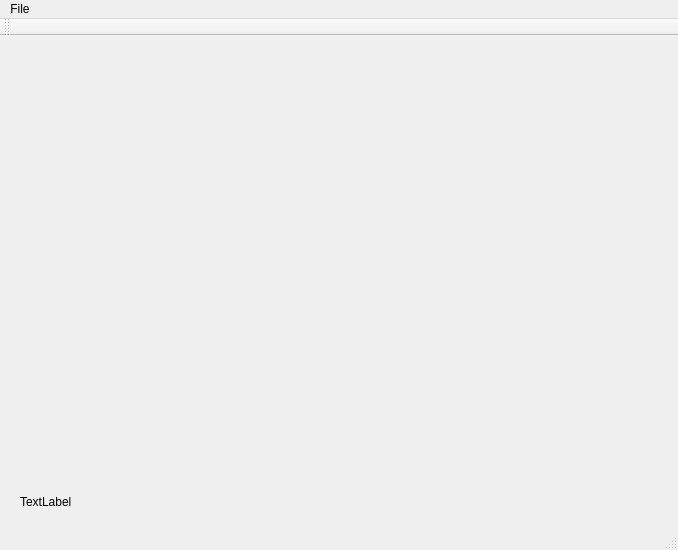
<?xml version="1.0" encoding="UTF-8"?>
<ui version="4.0">
 <class>png_reader</class>
 <widget class="QMainWindow" name="png_reader">
  <property name="geometry">
   <rect>
    <x>0</x>
    <y>0</y>
    <width>678</width>
    <height>550</height>
   </rect>
  </property>
  <property name="windowTitle">
   <string>png_reader</string>
  </property>
  <widget class="QWidget" name="centralWidget">
   <widget class="QVTKWidget" name="myQVTKWidget">
    <property name="geometry">
     <rect>
      <x>10</x>
      <y>0</y>
      <width>631</width>
      <height>441</height>
     </rect>
    </property>
   </widget>
   <widget class="QLabel" name="myLabel">
    <property name="geometry">
     <rect>
      <x>20</x>
      <y>450</y>
      <width>211</width>
      <height>31</height>
     </rect>
    </property>
    <property name="text">
     <string>TextLabel</string>
    </property>
   </widget>
  </widget>
  <widget class="QMenuBar" name="menuBar">
   <property name="geometry">
    <rect>
     <x>0</x>
     <y>0</y>
     <width>678</width>
     <height>26</height>
    </rect>
   </property>
   <widget class="QMenu" name="menuFile">
    <property name="title">
     <string>File</string>
    </property>
    <addaction name="actionOpen"/>
   </widget>
   <addaction name="menuFile"/>
  </widget>
  <widget class="QToolBar" name="mainToolBar">
   <attribute name="toolBarArea">
    <enum>TopToolBarArea</enum>
   </attribute>
   <attribute name="toolBarBreak">
    <bool>false</bool>
   </attribute>
  </widget>
  <widget class="QStatusBar" name="statusBar"/>
  <action name="actionOpen">
   <property name="text">
    <string>Open</string>
   </property>
  </action>
 </widget>
 <layoutdefault spacing="6" margin="11"/>
 <customwidgets>
  <customwidget>
   <class>QVTKWidget</class>
   <extends>QWidget</extends>
   <header>QVTKWidget.h</header>
  </customwidget>
 </customwidgets>
 <resources/>
 <connections/>
</ui>
